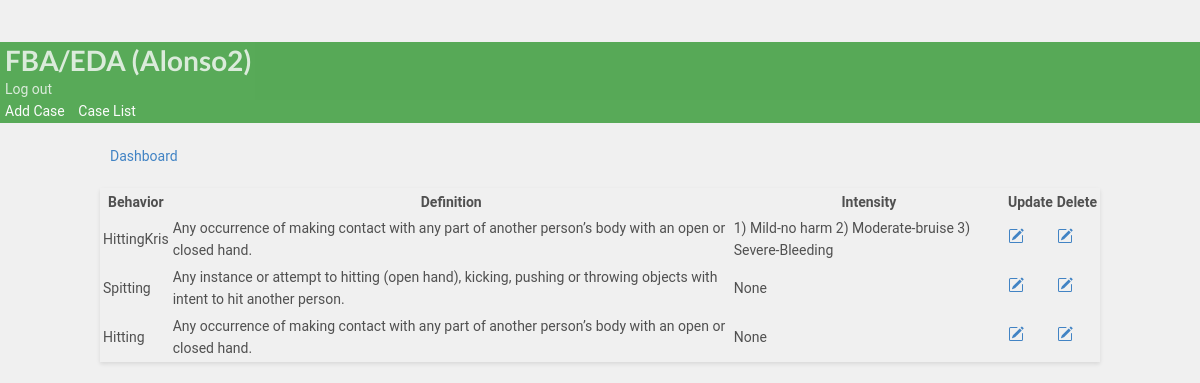
Page /edit_behavior/1/ (signed in) on the committed database.
### bip/models.py (models this page shows)
class CustomUser(AbstractUser):
    bio = models.CharField(max_length=20, blank=True, null=True, verbose_name='Occupation')

class Behavior(models.Model):
        behaviorincident = models.CharField(max_length=30,verbose_name= 'Behavior')
        behavior_definition = models.CharField(null=True, blank=True, max_length=1000,verbose_name= 'Behavior Definition')
        intensity_definition = models.TextField(max_length=1000, null=True, blank=True,verbose_name= 'Define Intensity for 1(Mild), 2(Moderate), 3(Severe)')
        student= models.ForeignKey(Student,on_delete=models.CASCADE)
        user = models.ForeignKey(CustomUser, on_delete=models.CASCADE,  default=None)
        def __str__(self):
          return self.behaviorincident

### bip/views.py (the view)
# urls.py: path('edit_behavior/<pk>/', views.edit_behavior_view, name='edit_behavior'),
@login_required(login_url='case_manager_login')
@user_passes_test(is_case_manager)
def edit_behavior_view(request, pk ):
    student = Student.objects.get(id=pk)
    behaviors = Behavior.objects.all()
    behaivorpest  = Behavior.objects.filter(user=request.user)
    behaviorset = student.behavior_set.all()
    context= {
        'behaviorset':behaviorset,
        'student':student,
    }
    return render(request, 'bip/edit_behavior.html', context)

### bip/context_processors.py (called while the page is built)
def user_context(request):
    user = get_user(request)
    return {'user': user}

### bip/templatetags/custom_filters.py (called while the page is built)
@register.filter(name='is_case_manager')
def is_case_manager(user):
    return user.groups.filter(name='CASE MANAGER').exists()

### bip/views.py (called while the page is built)
def is_case_manager(user):
    return user.groups.filter(name='CASE MANAGER').exists()

### bip/templates/bip/edit_behavior.html (shortened to what this page needs)
{% extends 'partials/base.html' %}
{% block content %}
<br>
<body>
<div class="container">
  <a class="btn btn-outline-info btn-sm btn-block" href="{% url 'bip:dashboard' student.id %}"
  >Dashboard</a>
<div class="row">
  <div class="col-md">
    <div class="card card-body">
      <table class="table table-striped">
            <tr>
              <th>Behavior</th>
              <th>Definition</th>
              <th>Intensity</th>
              <th>Update</th>
              <th>Delete</th>
            </tr>
            {% for behavior_incidents in behaviorset %}
            <tr>
            <td>{{behavior_incidents }}</td>
            <td>{{behavior_incidents.behavior_definition }}</td>
            <td>{{behavior_incidents.intensity_definition }}</td>
            <td><a class="btn btn-warning" href="{% url 'bip:update_behavior' behavior_incidents.id%}"></a></td>
            <td><a class="btn btn-danger" href="{% url 'bip:delete_behavior' behavior_incidents.id %}"></a></td>
          </tr>
      {% endfor%}
      </table>
  </div>
</div>
</div>
</div>
<br>
{% endblock %}

### bip/templates/partials/nav.html (shortened to what this page needs)
{% load custom_filters %}
  <nav class="navbar navbar-dark ">
          <div class="navbar navbar-expand-lg">
                    {% if user.is_authenticated  %}
                    <div class="navbar-new">
                    <h1 class="logo"> <a class="colorwhite" href="">FBA/EDA ({{ user.username }})</a></h1>
          </div>
              <a class='colorwhite' class="nav-item nav-link" href="{% url 'bip:logout' %}"  >Log out</a>
          </div>
                 <div class="navbar-nav ml-auto">
                        {% if user|is_case_manager %}
              <a class="colorwhite" href="{% url 'bip:create_student' %}">Add Case</a>
              <a class="colorwhite" href="{% url 'bip:for_user' username=user.username %}">Case List</a>
                </div>
                {% endif %}
        {% endif %}
</nav>

### staticfiles/static_cdn/static_root/css/style.css (style rules this page uses)
body { background: white }
.navbar { opacity: 0.8; transition: 0.5s; background-color: #393 !important; color: #393; opacity: 0.8; transition: 0.5s; }
.navbar .colorwhite { color: white; ; text-decoration: none; padding: 5px; }
body { padding-top: 3rem; padding-bottom: 3rem; color: rgb(var(--bs-tertiary-color-rgb)); }

### bip/templates/bip/edit_behavior.html (style rules this page uses)
body { font-family: 'Roboto', sans-serif; background-color: #f0f0f0; color: #505050; line-height: 1.6; }
.container { max-width: 1000px; margin: auto; }
.btn-outline-info { width: 100%; padding: 10px; margin-bottom: 20px; }
.card { margin-bottom: 20px; box-shadow: 0 2px 4px rgba(0, 0, 0, 0.1); }
.table { margin-top: 20px; }

### rows in the picture
CustomUser: username "Alonso2"
Behavior: behaviorincident "HittingKris", behavior_definition "Any occurrence of making contact with any part of another person’s body with an open or closed hand.", intensity_definition "1) Mild-no harm 2) Moderate-bruise 3) Severe-Bleeding"
Behavior: behaviorincident "Spitting", behavior_definition "Any instance or attempt to hitting (open hand), kicking, pushing or throwing objects with intent to hit another person.", intensity_definition "None"
Behavior: behaviorincident "Hitting", behavior_definition "Any occurrence of making contact with any part of another person’s body with an open or closed hand.", intensity_definition "None"
